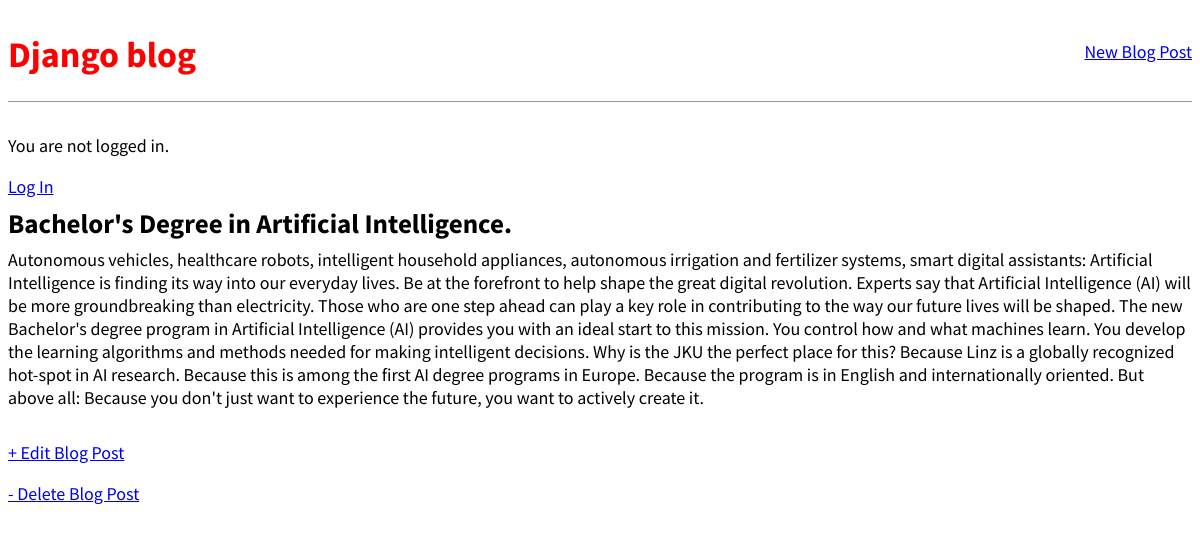
Screenshot of /post/3/ with the database file from the repository.
### blog/models.py (models this page shows, shortened)
class Post(models.Model):
    title = models.CharField(max_length=200)
    author = models.ForeignKey('auth.User', on_delete=models.CASCADE, )
    body = models.TextField()

### blog/views.py (the view)
# urls.py: path('post/<int:pk>/', BlogDetailView.as_view(), name='post_detail'),
class BlogDetailView(DetailView):
    model = Post
    template_name = 'post_detail.html'

### templates/post_detail.html
{% extends 'base.html' %}
{% block content %}
  <div class="post-entry">
    <h2>{{ post.title }}</h2>
    <p>{{ post.body }}</p>
  </div>
  <p><a href="{% url 'post_edit' post.id %}" >+ Edit Blog Post</a></p>
   <p><a href="{% url 'post_delete' post.id %}" >- Delete Blog Post</a></p>
{% endblock %}

### static/css/base.css (style rules this page uses)
body { font-family: 'Source Sans Pro', sans-serif; font-size: 18px; }
.post-entry { margin-bottom: 2rem; }
.post-entry h2 { margin: 0.5rem 0; }
.post-entry p { margin: 0; font-weight: 400; }

### rows the page displays
Post: title "Bachelor's Degree in Artificial Intelligence.", body "Autonomous vehicles, healthcare robots, intelligent household appliances, autonomous irrigation and fertilizer systems, smart digital assistants: Artificial Intelligence is finding its way into our everyday lives. Be at the forefront to help shape the great digital revolution. Experts say that Artificial Intelligence (AI) will be more groundbreaking than electricity. Those who are one step ahead can play a key role in contributing to the way our future lives will be shaped. The new Bachelor's degree program in Artificial Intelligence (AI) provides you with an ideal start to this mission. You control how and what machines learn. You develop the learning algorithms and methods needed for…"
